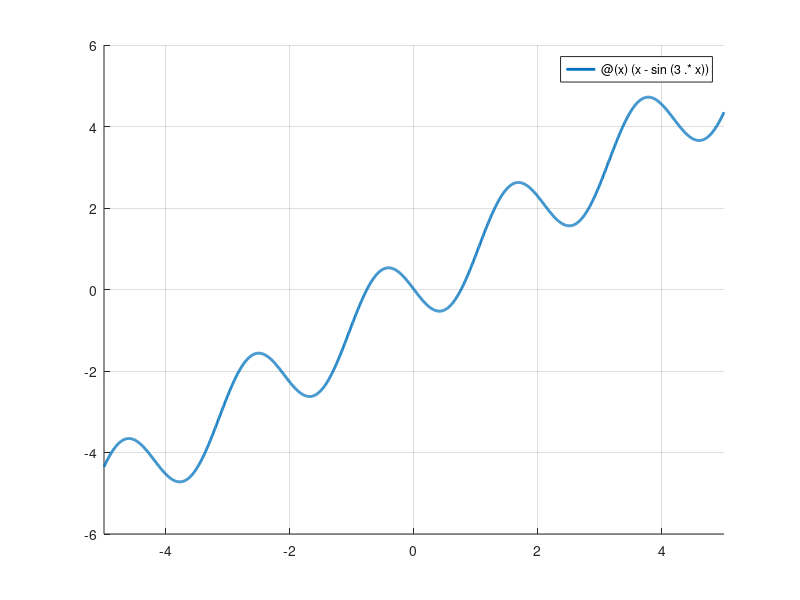
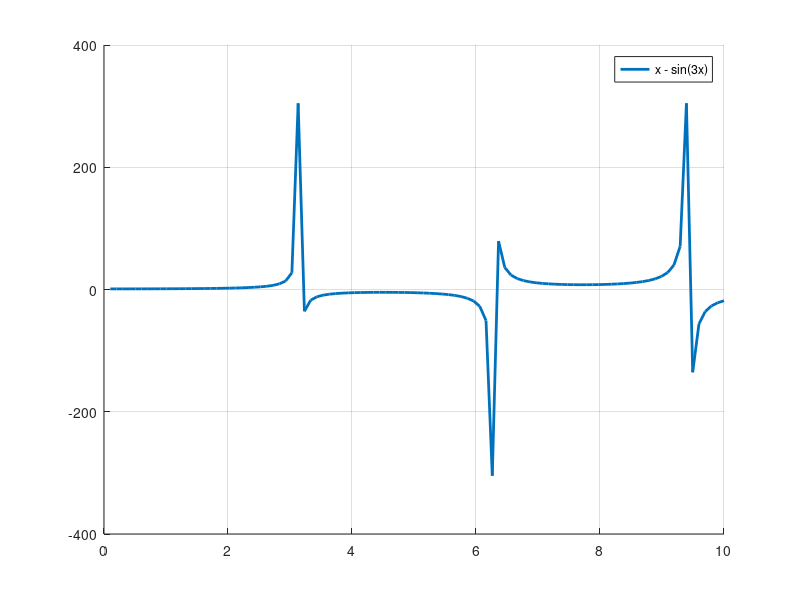
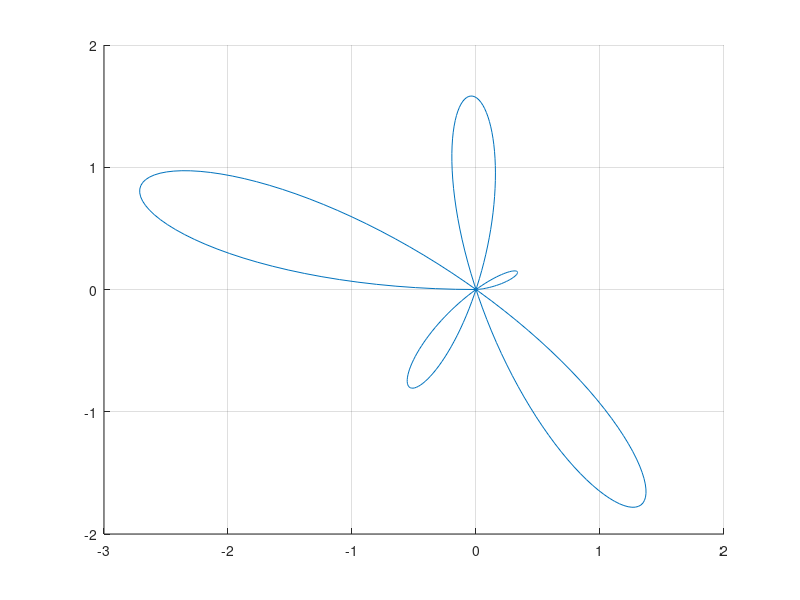
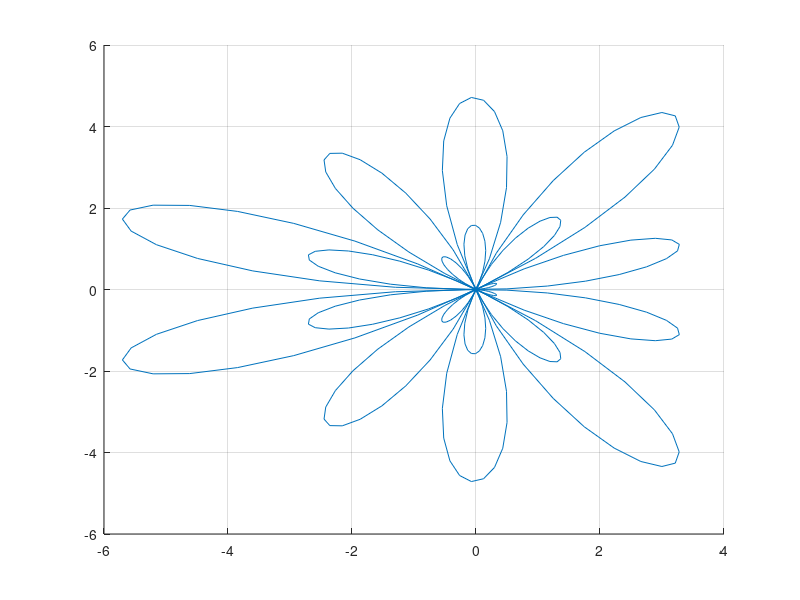

Source code (MATLAB) for these figures, in order:

x = linspace(0, 10, 100);

figure
clf
hold on
grid on
fplot(@(x)(x - sin(3.*x)), 'LineWidth', 2);

figure
hold on
grid on
plot(x, x ./ sin(x), 'LineWidth', 2);
legend('x - sin(3x)');


phi = linspace(0, pi, 300);
phi2 = linspace(-2*pi, 2*pi, 300);
f = @(phi)(phi .* sin(5.*phi));

figure
clf
hold on
grid on
polar(phi, f(phi));

figure
hold on
grid on
polar(phi2, f(phi2));


figure
clf
hold on
grid on

xlabel('Pyton');
ylabel('IsBetter');
a = 5;
b = 4;
x = linspace(0, 2*pi, 100);
plot(a.*cos(x) - 3, b.*sin(x) + 2, 'LineWidth', 2, 'Color', [0,1,0]);
plot([-10, 10], [0, 0], 'k');
plot([0, 0], [-10, 10], 'k');

